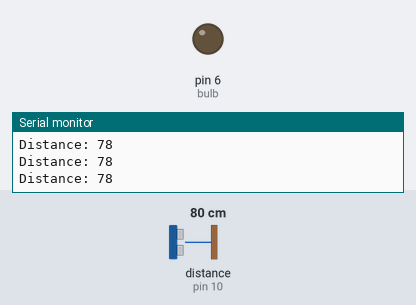
A sketch run on a simulated Arduino Uno, built with avr-gcc and run on an emulated ATmega328P. Shown: output pins drawn as LEDs (lit = HIGH), the last lines printed to the serial monitor. Wiring (inferred from the names in the program): ultrasonic range finder: trigger pin 9; echo pin 10. The inputs (shaded band) are chosen by the test bench; at power-on: distance to the obstacle (sensor on pin 10) 80 cm. The echo pulse lasts 58.3 µs per cm; pins used as bus, display or sensor lines are not drawn.

Above: at 1.2 s.
1.3 s: distance to the obstacle (sensor on pin 10) set to 22 cm
2.8 s: distance to the obstacle (sensor on pin 10) set to 18 cm
At 3.8 s:
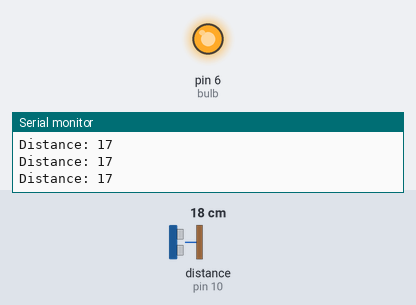
4.3 s: distance to the obstacle (sensor on pin 10) set to 35 cm
At 5.6 s:
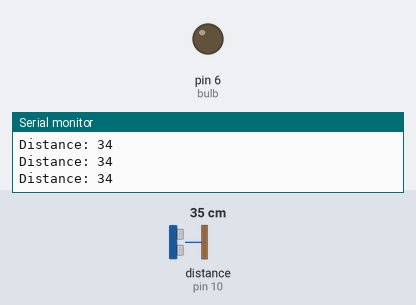
5.9 s: distance to the obstacle (sensor on pin 10) set to 2 cm
At 6.4 s:
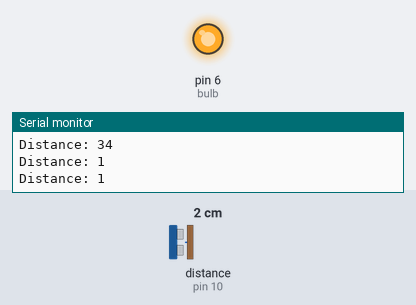
Timing chart, 0 to 8.5 s (numbered marks = the images above; inputs shaded):
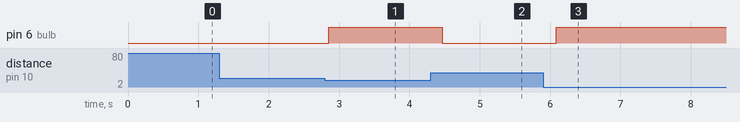

Measured:
- the behaviour switches between 21 and 20 cm on distance to the obstacle (sensor on pin 10) (found by bisection; images 0 and 1)
- after the input at 2.8 s, pin 6 (bulb): LOW → HIGH after 0.05 s
- after the input at 4.3 s, pin 6 (bulb): HIGH → LOW after 0.17 s
- after the input at 5.9 s, pin 6 (bulb): LOW → HIGH after 0.19 s

The sketch:

Relay_and_Ultrasonic.ino
```cpp
const int trigPin = 9;
const int echoPin = 10;
const int bulb = 6;
long duration;
int distance;
void setup() {
pinMode(trigPin, OUTPUT);
pinMode(echoPin, INPUT);
pinMode(bulb, OUTPUT);
Serial.begin(9600);
}
void loop() {
digitalWrite(trigPin, LOW);
delayMicroseconds(2);
digitalWrite(trigPin, HIGH);
delayMicroseconds(10);
digitalWrite(trigPin, LOW);
duration = pulseIn(echoPin, HIGH);
distance= duration*0.034/2;
if (distance <20)
{
  digitalWrite(6,HIGH);

}
else if(distance>20)
{
digitalWrite(6,LOW);
}
Serial.print("Distance: ");
Serial.println(distance);
delay(200);
}
```
